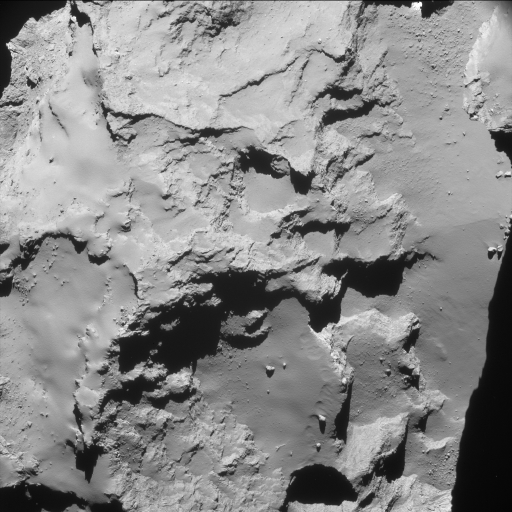
#> input picture image_compression/data/Comet_from_20_km_NavCam.jpg, 1024 x 1024 px (shown at 1/2 size)
$ python main.py
#> lines starting #> are read from the running program, lines starting #| are printed output that depends on the picture
### image_compression/utils.py
import cv2
import numpy

def load_image(file_path: str) -> numpy.ndarray:
    """Loads an image in grayscale format."""
#> called with file_path = 'data/Comet_from_20_km_NavCam.jpg'
    img = cv2.imread(file_path, cv2.IMREAD_GRAYSCALE)
#> img is the input picture: shape (1024, 1024); min 0, max 255, mean 138.3
    if img is None:
        raise FileNotFoundError(f"Could not load image at {file_path}")
    return numpy.array(img/255.0, dtype=numpy.float32)

### image_compression/features.py
import numpy

# [25 lines left out: function extract_tile_features, not called in this run]


def extract_tile_features_advanced(image: numpy.ndarray, tile_size: int = 16) -> numpy.ndarray:
    """
    Fully vectorized feature extraction per tile (10-50x faster).
    Extracts: [Mean Intensity, Standard Deviation, Gradient Magnitude]
    """
#> called with tile_size = 16
    img_h, img_w = image.shape
#> img_h = 1024; img_w = 1024
    grid_h = img_h // tile_size
#> grid_h = 64
    grid_w = img_w // tile_size
#> grid_w = 64

    # Crop to exact grid multiple
    cropped = image[:grid_h * tile_size, :grid_w * tile_size]

    # Reshape to (grid_h, grid_w, tile_h, tile_w)
    tiles = cropped.reshape(grid_h, tile_size, grid_w, tile_size).swapaxes(1, 2)

    # Vectorized metrics across tile dimensions axis=(2, 3)
    f_mean = numpy.mean(tiles, axis=(2, 3))
    f_std = numpy.std(tiles, axis=(2, 3))

    # Sobel gradient surrogates
    gx = numpy.abs(numpy.diff(tiles, axis=3)).sum(axis=(2, 3))
    gy = numpy.abs(numpy.diff(tiles, axis=2)).sum(axis=(2, 3))
    f_grad = (gx + gy) / (tile_size * tile_size)

    # High-contrast pixel fraction (pixels exceeding 1.5 standard deviations)
    mean_bc = f_mean[:, :, None, None]
    std_bc = f_std[:, :, None, None] + 1e-7
    diff = tiles - mean_bc
    f_outliers = numpy.mean(numpy.abs(diff) > (1.5 * std_bc), axis=(2, 3))

    return numpy.stack([f_mean, f_std, f_grad, f_outliers], axis=-1)
#> returned value: shape (64, 64, 4) float64
#| features =  (64, 64, 4)

### image_compression/scoring.py
import numpy
import cv2
from sklearn.ensemble import IsolationForest


def score_tiles(features: numpy.ndarray, blur_kernel: int = 3) -> numpy.ndarray:
    """
    Computes absolute anomaly scores in range [0.0, 1.0].

    - Flat/Black areas strictly output ~0.0 (Pruned by Quadtree).
    - Spatial smoothing blends neighboring feature tiles into unified
      high-score blocks (Prevents Quadtree over-splitting).
    """
#> called with blur_kernel = 3

    # 1. Compute raw interest score based on texture and gradient mean
    # Flat black regions have std=0, grad=0 -> raw_score = 0
    raw_scores = features.mean(axis=-1).astype(numpy.float32)
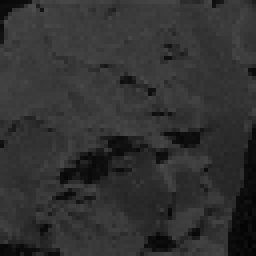
#> raw_scores: shape (64, 64) float32 (shown 4 times larger); min 0.0145, max 0.301, mean 0.196

    # 2. Absolute Min-Max Normalization (0.0 for dead space, 1.0 for highest activity)
    max_val = numpy.max(raw_scores)
#> max_val = 0.301
    min_val = numpy.min(raw_scores)
#> min_val = 0.0145

    if max_val > min_val:
        scores = (raw_scores - min_val) / (max_val - min_val)
    else:
        scores = numpy.zeros_like(raw_scores)

    # 3. Suppress low-level background noise directly to absolute 0
    #scores[scores < 0.15] = 0.0

    # 4. Spatial Smoothing (Crucial for Quadtree!):
    # Expands peak feature scores to neighboring tiles so that a rock/crater
    # forms a smooth high-value region instead of noisy tile-to-tile jumps.
    if blur_kernel > 1:
        scores = cv2.dilate(scores, numpy.ones((blur_kernel, blur_kernel), numpy.float32))
        scores = cv2.blur(scores, (blur_kernel, blur_kernel))
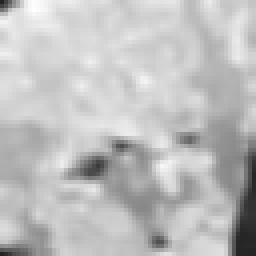
#> scores: shape (64, 64) float32 (shown 4 times larger); min 0.139, max 1, mean 0.749

    return numpy.clip(scores, 0.0, 1.0)


# [144 lines left out: functions score_tiles_iforest, _valid_tile_features, train_iforest_ground, score_tiles_iforest_model, raw_iforest_scores, not called in this run]

### image_compression/tiles_merging.py
import cv2
import numpy as np
from typing import List, Tuple


# [113 lines left out: functions _largest_rectangle_histogram, _find_largest_rectangle_in_mask, merge_tiles, not called in this run]


import numpy as np
from typing import List, Tuple


import numpy as np
from typing import List, Tuple

def merge_tiles_q(
    score_grid: np.ndarray,
    tile_size: int = 16,
    min_score_threshold: float = 0.4,
    max_score_std: float = 0.15,     # Linear scale: 0.15 = 15% allowed deviation (much more stable)
    max_block_tiles: int = 8          # Maximum block size in tiles (e.g., 8x8 tiles = 128x128 pixels)
) -> List[Tuple[int, int, int, int, float]]:
    """
    Robust Quadtree merging with linear standard deviation thresholding
    and bandwidth-aware pruning splits.
    """
    rectangles = []

    def quadtree_split(r: int, c: int, h: int, w: int):
#> called with r = 0, c = 0, h = 64, w = 64
        region = score_grid[r : r + h, c : c + w]
        max_val = np.max(region)
#> max_val = 1
        min_val = np.min(region)
#> min_val = 0.139
        avg_val = float(np.mean(region))
#> avg_val = 0.749
        std_dev = float(np.std(region))
#> std_dev = 0.136

        # 1. PRUNE: Entire block is below threshold -> Drop completely (0 bytes sent)
        if max_val < min_score_threshold:
            return

        is_atomic = (h == 1 and w == 1)
#> is_atomic = False
        exceeds_max_size = (h > max_block_tiles or w > max_block_tiles)
#> exceeds_max_size = True

        # 2. BANDWIDTH CHECK: Are some sub-quadrants worth dropping?
        # If min_val < threshold, splitting allows us to discard the low-scoring sub-blocks!
        has_prunable_subregions = (min_val < min_score_threshold)
#> has_prunable_subregions = True

        # 3. LEAF DECISION: Merge into single block if uniform enough AND non-prunable AND under max size
        if not is_atomic and not exceeds_max_size:
            if not has_prunable_subregions and std_dev <= max_score_std:
                # Region is homogeneous and fully valuable -> Keep merged
                pixel_x, pixel_y = c * tile_size, r * tile_size
                pixel_w, pixel_h = w * tile_size, h * tile_size
                rectangles.append((pixel_x, pixel_y, pixel_w, pixel_h, avg_val))
                return
        elif is_atomic:
            # Single tile leaf node
            pixel_x, pixel_y = c * tile_size, r * tile_size
            rectangles.append((pixel_x, pixel_y, tile_size, tile_size, avg_val))
            return

        # 4. SPLIT: Region is too diverse, too large, or contains background worth pruning
        mid_h = max(1, h // 2)
#> mid_h = 32
        mid_w = max(1, w // 2)
#> mid_w = 32

        h_slices = [(r, mid_h), (r + mid_h, h - mid_h)] if h > 1 else [(r, 1)]
#> h_slices = [(0, 32), (32, 32)]
        w_slices = [(c, mid_w), (c + mid_w, w - mid_w)] if w > 1 else [(c, 1)]

        for sub_r, sub_h in h_slices:
            for sub_c, sub_w in w_slices:
                if sub_h > 0 and sub_w > 0:
                    quadtree_split(sub_r, sub_c, sub_h, sub_w)

    grid_h, grid_w = score_grid.shape
    quadtree_split(0, 0, grid_h, grid_w)

    # Sort descending by priority score
    rectangles.sort(key=lambda item: item[4], reverse=True)
    return rectangles

### image_compression/main.py
import cv2
import numpy

from utils          import *
from features       import *
from scoring        import *
from tiles_merging  import *


def show_process(image, scores, rectangles, animate):
#> called with animate = True
    width  = image.shape[0]
    height = image.shape[1]

    image = cv2.cvtColor(image, cv2.COLOR_GRAY2RGB)

    scores = cv2.resize(scores, (width, height), interpolation=cv2.INTER_LINEAR)
#> scores: shape (1024, 1024) float32
    scores = numpy.expand_dims(scores, 2)

    blue_color = numpy.zeros((1, 1, 3))
    blue_color[0,0,0] = 1.0

    red_color  = numpy.zeros((1, 1, 3))
    red_color[0,0,2] = 1.0

    scores_colored = (1.0 - scores)*blue_color + scores*red_color
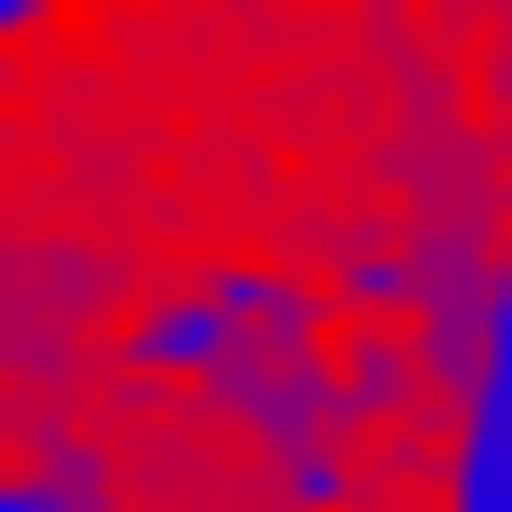
#> scores_colored: shape (1024, 1024, 3) float64 (shown at 1/2 size); mean of channels 0, 1, 2 0.251, 0, 0.749; drawn as B, G, R


    image_tiles = numpy.array(image)
    image_tiles_plot = numpy.zeros_like(image)


    while True:
        image_tiles = numpy.array(image)
        image_tiles_plot = numpy.zeros_like(image)

        for x, y, w, h, score in rectangles:
            image_tiles = cv2.rectangle(image_tiles, (x, y), (x+w, y+h), (1, 0, 0), 3)

            image_tiles_plot[y:y+h, x:x+w, :] = image[y:y+h, x:x+w, :]

            top_row = np.hstack((image, scores_colored))
            bottom_row = np.hstack((image_tiles, image_tiles_plot))

            result = np.vstack((top_row, bottom_row))

            if animate:
                cv2.imshow("visualisation", result)
                key = cv2.waitKey(1)

                if key == 27:
                    return
#> this loop made 1 pass; (key Esc is pressed on pass 1)
#> (x, y, w, h, score) on pass 1: (128, 0, 128, 128, 0.916)
#> pass 1, in show_process, `top_row = np.hstack((image, scores_colored))`:
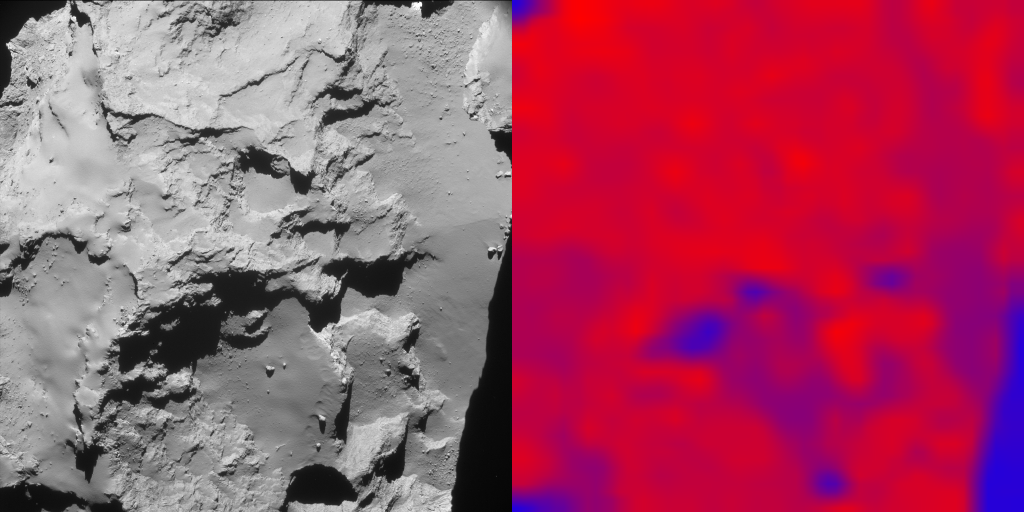
#> top_row: shape (1024, 2048, 3) float64 (shown at 1/2 size); mean B, G, R 0.397, 0.271, 0.646
#> pass 1, in show_process, `bottom_row = np.hstack((image_tiles, image_tiles_plot))`:
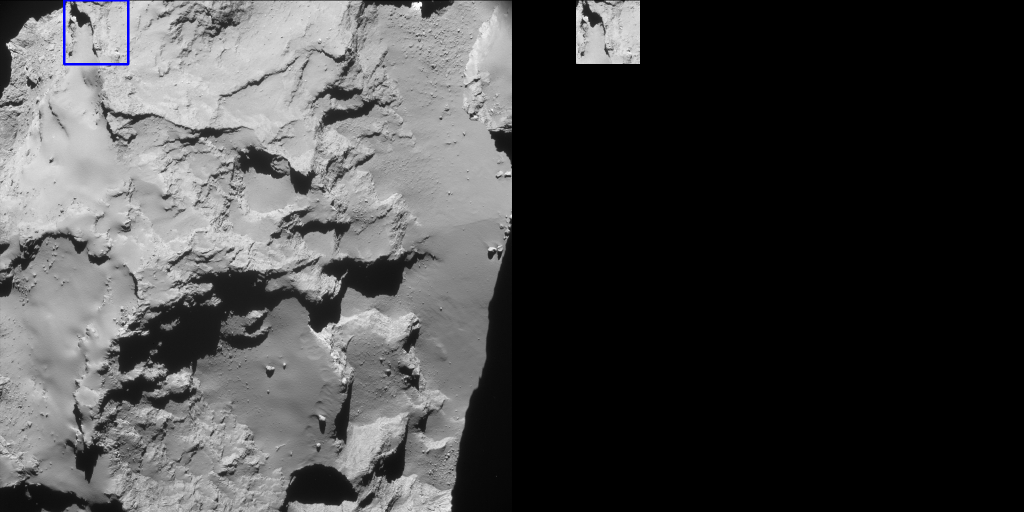
#> bottom_row: shape (1024, 2048, 3) float32 (shown at 1/2 size); mean B, G, R 0.277, 0.276, 0.276
#> pass 1, in show_process, `result = np.vstack((top_row, bottom_row))`:
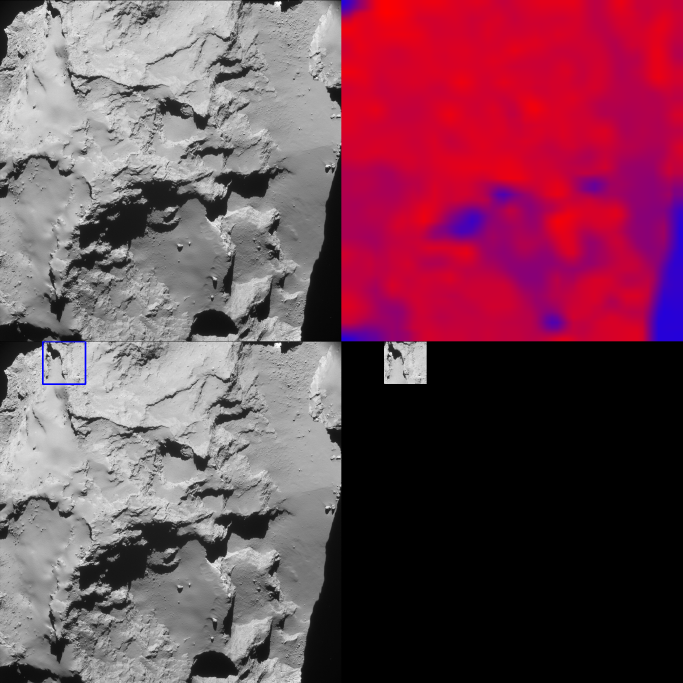
#> result: shape (2048, 2048, 3) float64 (shown at 1/3 size); mean B, G, R 0.337, 0.274, 0.461
#> after the loop:
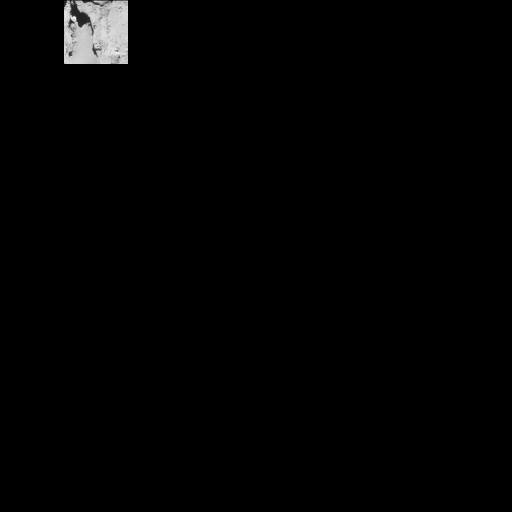
#> image_tiles_plot: shape (1024, 1024, 3) float32 (shown at 1/2 size); min 0, max 0.984, mean 0.011

        if animate != True:
            cv2.imshow("visualisation", result)
            cv2.imwrite("result.jpg", numpy.array(255*result, dtype=numpy.uint8))
            cv2.waitKey(0)
            return


if __name__ == "__main__":

    TILE_SIZE = 16

    # [4 lines of commented-out code are left out]
    image = load_image("data/Comet_from_20_km_NavCam.jpg")


    #image = load_image("data/Comet_on_15_April_2015_b_NavCam.jpg")
    #image = load_image("data/Comet_on_10_February_2016_NavCam.jpg")
    #image = load_image("data/Comet_from_19.4_km_NavCam.jpg")


    # Pipeline execution
    features = extract_tile_features_advanced(image, tile_size=TILE_SIZE)
    print("features = ", features.shape)


    #scores = score_tiles_iforest(features)
    scores = score_tiles(features)

    merged_rects = merge_tiles_q(scores, tile_size=TILE_SIZE, min_score_threshold=0.5, max_block_tiles=16)

    show_process(image, scores, merged_rects, True)

$ run again, with image_compression/data/Comet_from_17.4_km_NavCam.jpg copied over image_compression/data/Comet_from_20_km_NavCam.jpg
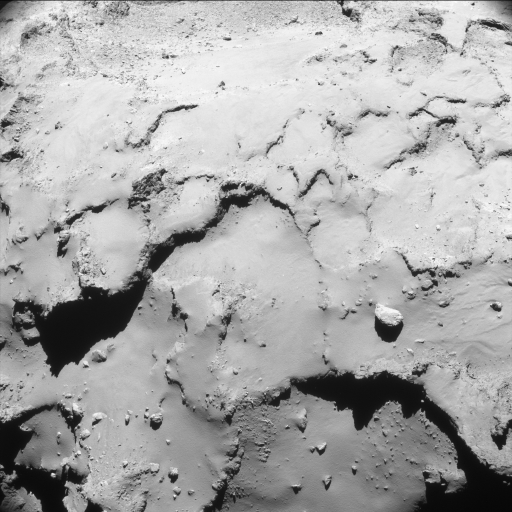
#> input picture image_compression/data/Comet_from_17.4_km_NavCam.jpg, 1024 x 1024 px (shown at 1/2 size)
#> in load_image, img is the input picture: shape (1024, 1024); min 0, max 255, mean 169.1
#| features =  (64, 64, 4)
#> in score_tiles, `max_val = numpy.max(raw_scores)`: max_val = 0.316
#> in score_tiles, `min_val = numpy.min(raw_scores)`: min_val = 0.0192
#> in show_process, `scores_colored = (1.0 - scores)*blue_color + scores*red_color`:
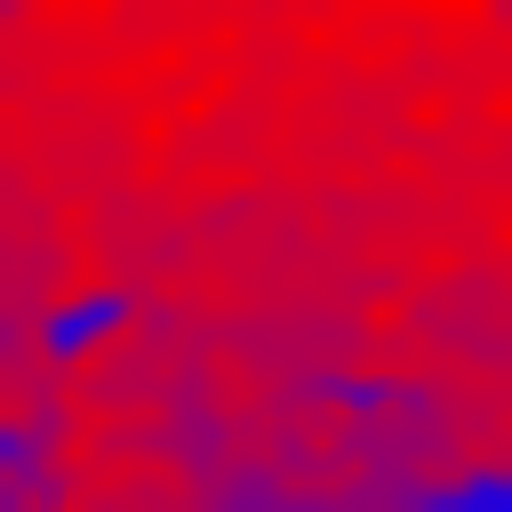
#> scores_colored: shape (1024, 1024, 3) float64 (shown at 1/2 size); mean of channels 0, 1, 2 0.223, 0, 0.777; drawn as B, G, R
#> the loop in show_process, `for x, y, w, h, score in rectangles:` made 1 pass; (key Esc is pressed on pass 1)
#> (x, y, w, h, score) on pass 1: (256, 0, 256, 256, 0.895)
#> after the loop in show_process, `for x, y, w, h, score in rectangles:`:
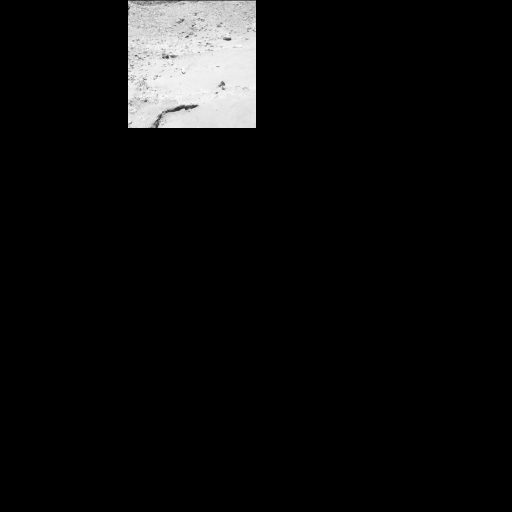
#> image_tiles_plot: shape (1024, 1024, 3) float32 (shown at 1/2 size); min 0, max 1, mean 0.0533
